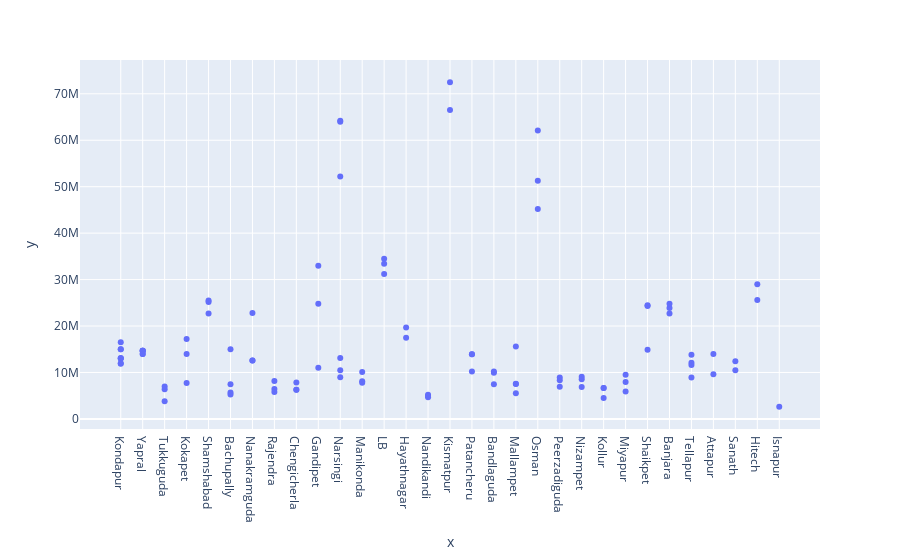

The cell this chart's notebook holds for it:
### Code cell
#scatter plot 
#one numerical column i.e area_in_city
#one categorical column i.e price_of_flat

#for eg: in kondapur there are 5 flats with the highest price 16.5M lowest price 7.5M

import plotly.express as px
fig = px.scatter(x= df['area_in_city'].head(100), y=df['price_of_flat'].head(100))
fig.show()

### Figure 1 — Plotly figure (JSON) as saved in the notebook; plotly's stock layout.template omitted (floating-point values rounded to 4 significant figures)
{"data": [{"hovertemplate": "x=%{x}<br>y=%{y}<extra></extra>", "legendgroup": "", "marker": {"color": "#636efa", "symbol": "circle"}, "mode": "markers", "name": "", "orientation": "v", "showlegend": false, "type": "scatter", "x": ["Kondapur", "Yapral", "Tukkuguda", "Kokapet", "Shamshabad", "Bachupally", "Nanakramguda", "Rajendra", "Chengicherla", "Gandipet", "Narsingi", "Manikonda", "LB", "Hayathnagar", "Nandikandi", "Kismatpur", "Patancheru", "Narsingi", "Bandlaguda", "Mallampet", "Osman", "Peerzadiguda", "Bachupally", "Nizampet", "Kollur", "Miyapur", "Shaikpet", "Banjara", "Tellapur", "Attapur", "Sanath", "Hitech", "Kondapur", "Yapral", "Tukkuguda", "Kokapet", "Shamshabad", "Bachupally", "Nanakramguda", "Rajendra", "Chengicherla", "Gandipet", "Narsingi", "Manikonda", "LB", "Mallampet", "Nandikandi", "Kismatpur", "Patancheru", "Narsingi", "Bandlaguda", "Mallampet", "Osman", "Peerzadiguda", "Nizampet", "Kollur", "Miyapur", "Shaikpet", "Banjara", "Tellapur", "Attapur", "Sanath", "Hitech", "Kondapur", "Yapral", "Tukkuguda", "Kokapet", "Shamshabad", "Bachupally", "Nanakramguda", "Rajendra", "Chengicherla", "Gandipet", "Narsingi", "Manikonda", "LB", "Hayathnagar", "Nandikandi", "Patancheru", "Narsingi", "Bandlaguda", "Mallampet", "Osman", "Peerzadiguda", "Nizampet", "Kollur", "Miyapur", "Shaikpet", "Banjara", "Tellapur", "Isnapur", "Tellapur", "Kondapur", "Kondapur", "Kondapur", "Kondapur", "Kondapur", "Yapral", "Yapral", "Yapral"], "xaxis": "x", "y": [13000000, 14700000, 3779000, 14000000, 22700000, 5698000, 12600000, 6448000, 7823000, 33000000, 64200000, 10100000, 34500000, 17500000, 5226000, 72500000, 13900000.0, 10500000, 7470000, 7513000, 51300000, 8305000, 15000000, 9075000, 4486000, 9504000, 24300000, 23900000, 11600000, 9600000, 12400000, 29000000, 13000000, 14700000, 6366000, 7741000, 25200000, 5258000, 12600000, 5790000, 6292000, 24800000, 52200000, 8109000, 31200000, 15600000, 4660000, 66500000, 10200000, 13100000, 9924000, 5533000, 45200000.0, 6928000, 6875000, 6679000.0, 7960000.0, 14900000, 24800000, 8910000, 14000000, 10500000, 25600000, 15000000, 14700000, 6995000, 17200000, 25500000, 7458000, 22800000.0, 8154000.0, 6259000, 11000000, 64000000, 7762000, 33400000, 19700000, 4914000, 13900000.0, 8988000, 10200000, 7558000, 62100000, 8899000, 8552000, 6679000.0, 5927000, 24500000, 22700000, 12100000, 2610000, 13800000.0, 15000000, 13100000, 16500000, 12000000, 11900000, 14700000, 14000000, 14000000], "yaxis": "y"}], "layout": {"legend": {"tracegroupgap": 0}, "margin": {"t": 60}, "xaxis": {"anchor": "y", "domain": [0, 1], "title": {"text": "x"}}, "yaxis": {"anchor": "x", "domain": [0, 1], "title": {"text": "y"}}}}
